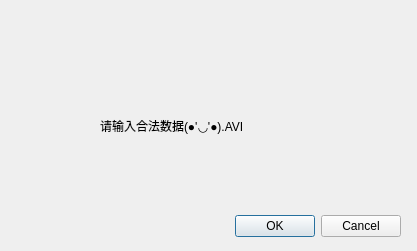
<?xml version="1.0" encoding="UTF-8"?>
<ui version="4.0">
 <class>Error</class>
 <widget class="QDialog" name="Error">
  <property name="geometry">
   <rect>
    <x>0</x>
    <y>0</y>
    <width>417</width>
    <height>251</height>
   </rect>
  </property>
  <property name="windowTitle">
   <string>Dialog</string>
  </property>
  <widget class="QDialogButtonBox" name="buttonBox">
   <property name="geometry">
    <rect>
     <x>60</x>
     <y>210</y>
     <width>341</width>
     <height>32</height>
    </rect>
   </property>
   <property name="orientation">
    <enum>Qt::Horizontal</enum>
   </property>
   <property name="standardButtons">
    <set>QDialogButtonBox::Cancel|QDialogButtonBox::Ok</set>
   </property>
  </widget>
  <widget class="QLabel" name="label">
   <property name="geometry">
    <rect>
     <x>100</x>
     <y>90</y>
     <width>211</width>
     <height>71</height>
    </rect>
   </property>
   <property name="text">
    <string>请输入合法数据(●'◡'●).AVI</string>
   </property>
  </widget>
  <widget class="QLabel" name="label_2">
   <property name="geometry">
    <rect>
     <x>0</x>
     <y>-20</y>
     <width>531</width>
     <height>291</height>
    </rect>
   </property>
   <property name="text">
    <string/>
   </property>
   <property name="pixmap">
    <pixmap resource="res.qrc">:/new/prefix1/image/timg (1).jfif</pixmap>
   </property>
  </widget>
  <zorder>label_2</zorder>
  <zorder>buttonBox</zorder>
  <zorder>label</zorder>
 </widget>
 <resources>
  <include location="res.qrc"/>
 </resources>
 <connections>
  <connection>
   <sender>buttonBox</sender>
   <signal>accepted()</signal>
   <receiver>Error</receiver>
   <slot>accept()</slot>
   <hints>
    <hint type="sourcelabel">
     <x>248</x>
     <y>254</y>
    </hint>
    <hint type="destinationlabel">
     <x>157</x>
     <y>274</y>
    </hint>
   </hints>
  </connection>
  <connection>
   <sender>buttonBox</sender>
   <signal>rejected()</signal>
   <receiver>Error</receiver>
   <slot>reject()</slot>
   <hints>
    <hint type="sourcelabel">
     <x>316</x>
     <y>260</y>
    </hint>
    <hint type="destinationlabel">
     <x>286</x>
     <y>274</y>
    </hint>
   </hints>
  </connection>
 </connections>
</ui>
